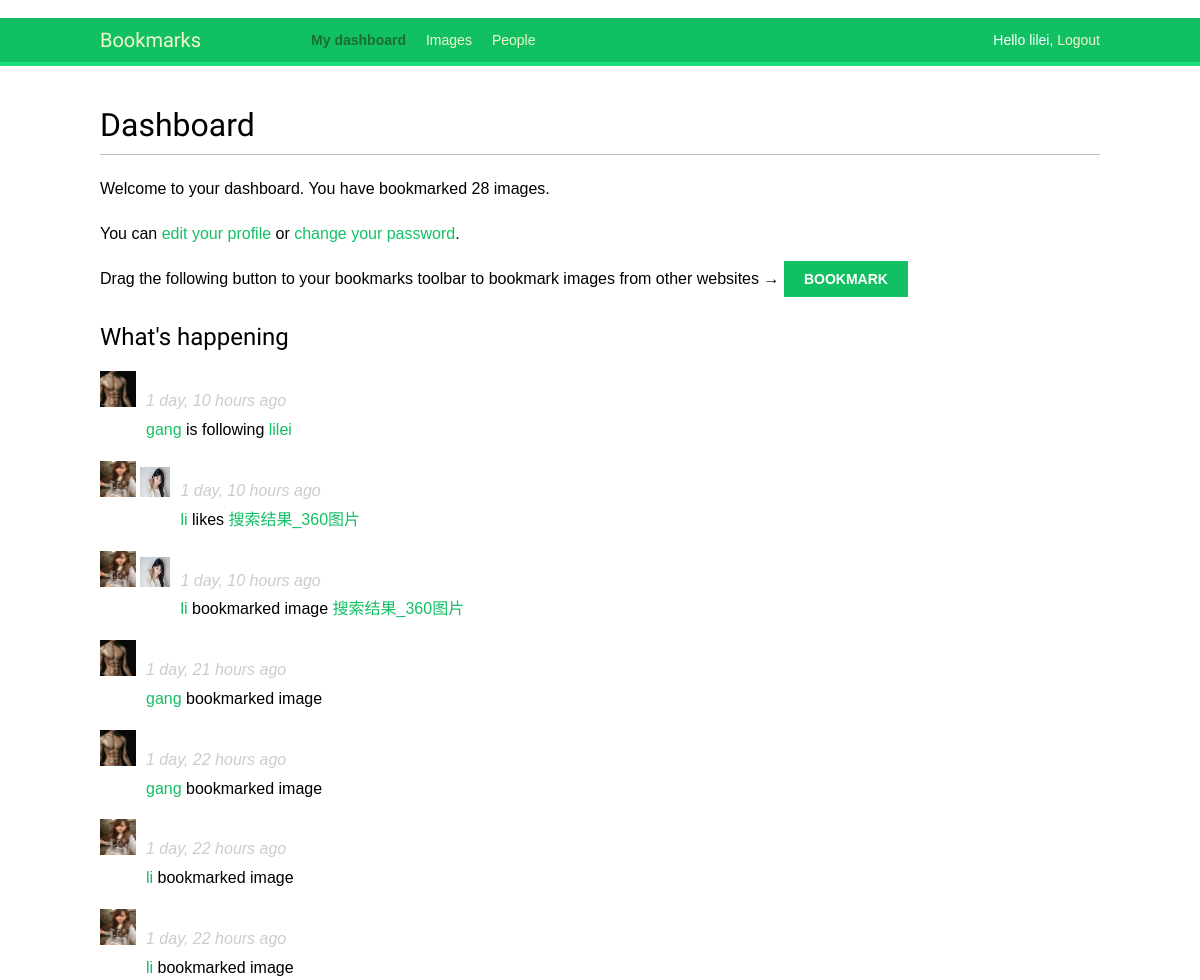
Page /account/ (signed in, upper part) on the earlier database version.
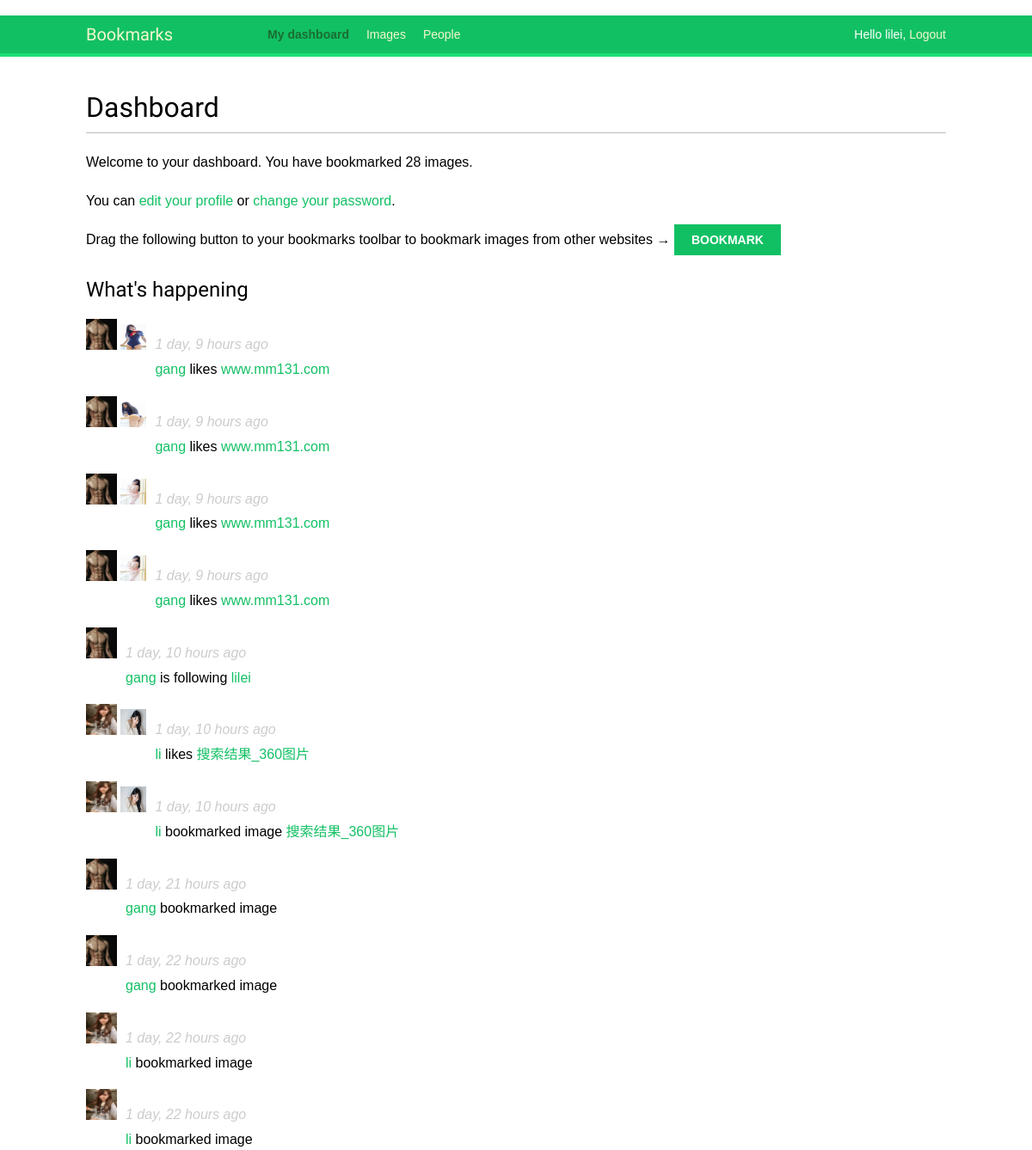
Same page on the later database version.
### actions/models.py (models this page shows)
class Action(models.Model):
    user = models.ForeignKey(User,related_name='actions',db_index=True)
    verb = models.CharField(max_length=255)
    target_ct = models.ForeignKey(ContentType,blank=True,null=True,related_name='target_obj')
    target_id = models.PositiveIntegerField(null=True,blank=True,db_index=True)
    target = GenericForeignKey('target_ct', 'target_id')
    created = models.DateTimeField(auto_now_add=True,db_index=True)
    class Meta:
        ordering = ('-created',)

### account/models.py (models this page shows, shortened)
class Profile(models.Model):
    user = models.OneToOneField(settings.AUTH_USER_MODEL)
    date_of_birth = models.DateField(blank=True, null=True)
    photo = models.ImageField(upload_to='users/%Y/%m/%d', blank=True)

### images/models.py (models this page shows, shortened)
class Image(models.Model):
    user = models.ForeignKey(settings.AUTH_USER_MODEL,related_name='images_created')
    title = models.CharField(max_length=200)
    slug = models.SlugField(max_length=200,blank=True)
    url = models.URLField()
    image = models.ImageField(upload_to='images/%Y/%m/%d')
    description = models.TextField(blank=True)
    created = models.DateField(auto_now_add=True,db_index=True)
    user_like = models.ManyToManyField(settings.AUTH_USER_MODEL,
                                        related_name='images_liked',blank=True)
    total_likes = models.PositiveIntegerField(db_index=True,default=0)
    def __str__(self):
        return self.title
    def get_absolute_url(self):
        return reverse('images:detail',args=(self.id,self.slug))
    class Meta:
        ordering = ('-created',)

### account/views.py (the view)
@login_required
def dashboard(request):
    actions = Action.objects.exclude(user=request.user)
    following_ids = request.user.following.values_list('id',flat=True)
    if following_ids:
        actions = actions.filter(user_id__in=following_ids)\
                        .select_related('user', 'user__profile')\
                        .prefetch_related('target')
        actions = actions[:10]
    return render(request, 'account/dashboard.html', {'section': 'dashboard','actions': actions})

### account/templates/account/dashboard.html (shortened to what this page needs)
﻿{% extends "base.html" %}
{% block content %}
    <h1>Dashboard</h1>
    {% with total_images_created=request.user.images_created.count %}
        <p>Welcome to your dashboard. You have bookmarked {{ total_images_created }} image{{ total_images_created|pluralize }}.</p>
        <p>You can <a href="{% url "edit" %}">edit your profile</a> or <a href="{% url "password_change" %}">change your password</a>.</p>
    {% endwith %}
    <p>Drag the following button to your bookmarks toolbar to bookmark images from other websites → <a href="javascript:{% include "bookmarklet_launcher.js" %}" class="button">Bookmark</a></p>
    <h2>What's happening</h2>
    <div id="action-list">
        {% for action in actions %}
            {% include "actions/action/detail.html" %}
        {% endfor %}
    </div>
{% endblock %}

### actions/templates/actions/action/detail.html (shortened to what this page needs)
{% load thumbnail %}
{% with user=action.user profile=action.user.profile %}
<div class="action">
	<div class="images">
		{% if profile.photo %}
            <a href="{{ user.get_absolute_url }}">
				<img src="{{ user.profile.photo.url }}" alt="{{ user.get_full_name }}" class="item-img" width="36" height="36">
			</a>
		{% endif %}
		{% if action.target %}
			{% with target=action.target %}
                {% if target.image %}
                    <a href="{{ target.get_absolute_url }}">
						<img src="{{ target.image.url }}" class="item-img"  width="30" height="30">
					</a>
                {% endif %}
			{% endwith %}
		{% endif %}
	</div>
	<div class="info">
		<p><span class="date">{{ action.created|timesince }} ago</span><br />
		<a href="{{ user.get_absolute_url }}">{{ user.first_name }}</a>
		{{ action.verb }}
		{% if action.target %}
		    {% with target=action.target %}
				<a href="{{ target.get_absolute_url }}">{{ target }}</a>
			{% endwith %}
		{% endif %}
		</p>
	</div>
</div>
{% endwith %}

Differences in the rows shown:
added Action: user.profile.photo (picture), target.image (picture), created "1 day, 9 hours", user.first_name "gang", verb "likes", target "www.mm131.com"
added Action: user.profile.photo (picture), target.image (picture), created "1 day, 9 hours", user.first_name "gang", verb "likes", target "www.mm131.com"
added Action: user.profile.photo (picture), target.image (picture), created "1 day, 9 hours", user.first_name "gang", verb "likes", target "www.mm131.com"
added Action: user.profile.photo (picture), target.image (picture), created "1 day, 9 hours", user.first_name "gang", verb "likes", target "www.mm131.com"
